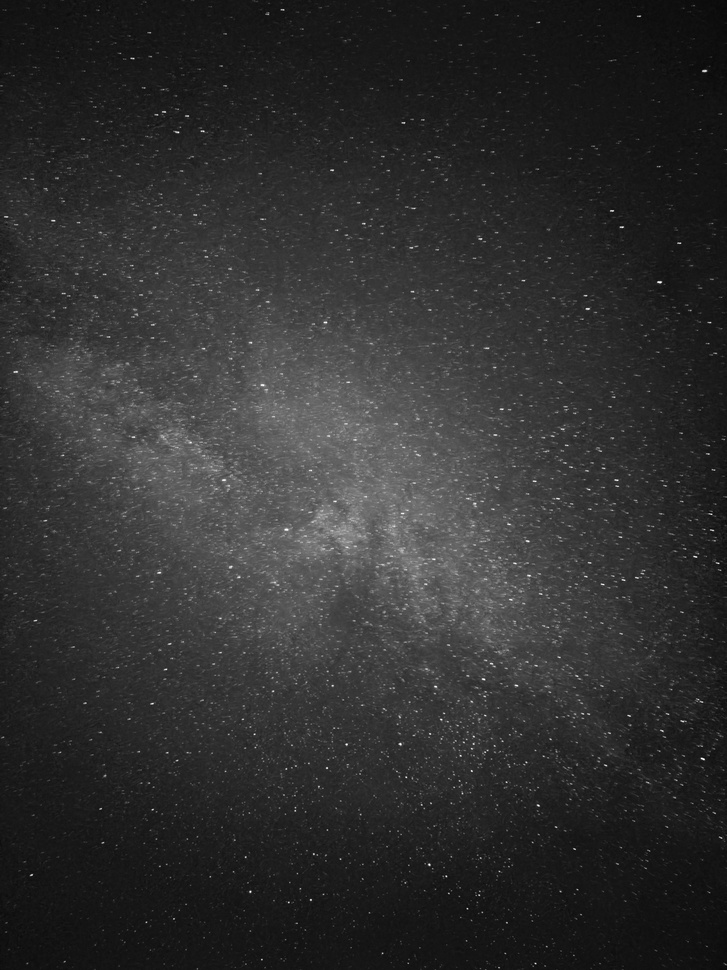
#> input picture data/raw/IMG_5991.jpg, 727 x 970 px, shrunk from 3024 x 4032 before the run, found by its file name
$ jupyter execute --allow-errors Amanogawa_dark.ipynb
#> lines starting #> are read from the running program, lines starting #| are printed output that depends on the picture
<a href="https://colab.research.google.com/github/SHayashida/Amanogawa/blob/main/Amanogawa_dark.ipynb" target="_parent"></a>

[cell 1]
# === Setup (Colab) ===
import numpy as np
import pandas as pd
import matplotlib.pyplot as plt
from pathlib import Path
from PIL import Image
from skimage.feature import blob_log
from skimage.filters import threshold_otsu, threshold_sauvola
from skimage.morphology import remove_small_objects, skeletonize
from skimage.measure import label, regionprops
from scipy.ndimage import gaussian_filter
from scipy.spatial import cKDTree
from scipy.optimize import curve_fit
import json, math, os, random

np.random.seed(42); random.seed(42)

# ---- I/O (ファイル名の自動解決) ----
IMG_CANDIDATES = ["/Users/linda/Documents/Amanogawa/Amanogawa/data/raw/IMG_5991.jpg"]
CSV_CANDIDATES = ["/Users/linda/Documents/Amanogawa/Amanogawa/outputs/IMG_5991_star_coords.csv"]
IMAGE_PATH = next((f for f in IMG_CANDIDATES if Path(f).exists()), IMG_CANDIDATES[0])
COORDS_CSV = next((f for f in CSV_CANDIDATES if Path(f).exists()), CSV_CANDIDATES[0])

# 天球スケール（任意）：既報の plate scale ≈ 66.96 arcsec/px（必要に応じて変更）
PLATE_SCALE_ARCSEC_PER_PX = 66.959

# ---- 基本ユーティリティ ----
def load_image_gray(path):
    img = Image.open(path).convert("L")
#> img is the input picture: PIL image 727x970 L; min 1, max 255, mean 47.4
    arr = np.array(img).astype(float)
    H, W = arr.shape
#> H = 970; W = 727
    return arr, (W, H)

def to_unit(x):
    x = x.astype(float)
    x -= x.min()
    d = x.max() - x.min()
    if d == 0: return np.zeros_like(x)
    return x / d

def detect_stars_log(img, max_sigma=6, num_sigma=12, threshold=0.05):
    blobs = blob_log(img, max_sigma=max_sigma, num_sigma=num_sigma, threshold=threshold)
    if len(blobs) == 0:
        return pd.DataFrame(columns=["x","y","r"])
    return pd.DataFrame({"x": blobs[:,1], "y": blobs[:,0], "r": blobs[:,2]})

def load_or_detect_star_points(image, coords_csv, detect_threshold=0.05):
    WCS = None
    H, W = image.shape
    p = Path(coords_csv)
    if p.exists():
        df = pd.read_csv(p)
        print(f"[INFO] loaded coords: {p} (N={len(df)})")
    else:
        df = detect_stars_log(image, threshold=detect_threshold)
        df.to_csv(coords_csv, index=False)
        print(f"[INFO] detected stars by LoG (N={len(df)}), saved -> {coords_csv}")
    # inside-frame only
    m = (df["x"].between(0, W-1)) & (df["y"].between(0, H-1))
    df = df[m].reset_index(drop=True)
    return df[["x","y"]].to_numpy(), df

# [83 lines left out: functions boxcount_fractal_on_mask, pca_axis_from_density, rotate_xy, annulus_stats_surface_brightness, annulus_star_counts, not called in this run]

[cell 2]
# --- パス存在チェック & 診断 ---
from pathlib import Path
print("[CHECK] IMAGE_PATH=", IMAGE_PATH)
print("[CHECK] COORDS_CSV=", COORDS_CSV)
if not Path(IMAGE_PATH).exists():
    print("[ERROR] Image file not found. 以下を確認: \n"
          " 1) 実行カレントがリポジトリルートか (pwd を確認)\n"
          " 2) ファイルが data/raw/ に存在するか\n"
          " 3) ファイル名の大文字小文字\n"
          " 4) Colab なら ドライブマウントパスが正しいか")
    # リストアップ
    raw_dir = Path('data/raw')
    if raw_dir.exists():
        print("[INFO] data/raw/ 内のファイル: ", sorted(p.name for p in raw_dir.glob('*')))
    else:
        print("[INFO] data/raw/ ディレクトリが存在しません。作成します。")
        raw_dir.mkdir(parents=True, exist_ok=True)
    raise FileNotFoundError(f"Missing image: {IMAGE_PATH}")
else:
    print("[OK] Image file found.")

[cell 3]
# === Main Analysis 1===
img, (W, H) = load_image_gray(IMAGE_PATH)
#> W = 727; H = 970
img_u = to_unit(img)                   # 0..1 正規化（明るい=1）
#> in to_unit, `d = x.max() - x.min()`: d = 254
#> (the rest of this cell did not finish here and is left out)

#> in load_or_detect_star_points, `df = detect_stars_log(image, threshold=detect_threshold)`: df = table of 32686 rows and 3 columns

print(f"IMAGE: {IMAGE_PATH}  size={W}x{H}  stars={len(stars_xy)}")
plt.figure(figsize=(5,7))
plt.imshow(img_u, cmap="gray", origin="upper")
plt.title("Input image (normalized)")
plt.axis("off")
plt.show()

[cell 4]
# === Main Analysis 2: Dark Nebulae Morphology ===
# --- 画像の反転（暗黒星雲を明るく） ---
inv = 1.0 - img_u
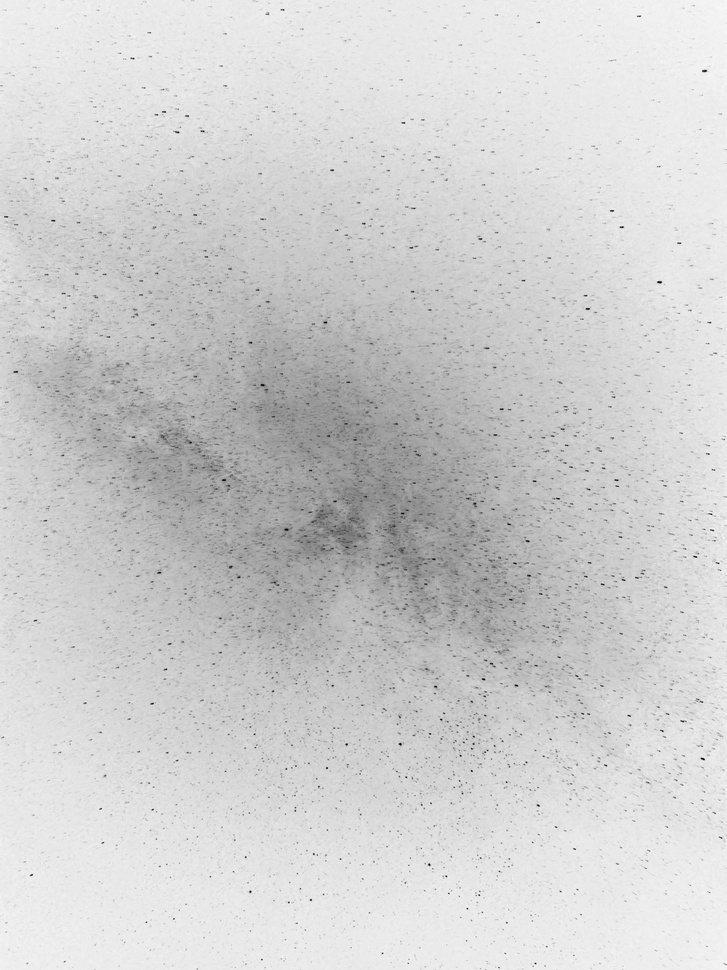
#> inv: shape (970, 727) float64; min 0, max 1, mean 0.817

# 大域的勾配を除去（high-pass）：ガウシアン平滑を引き算→再正規化
inv_hp = inv - gaussian_filter(inv, sigma=50)
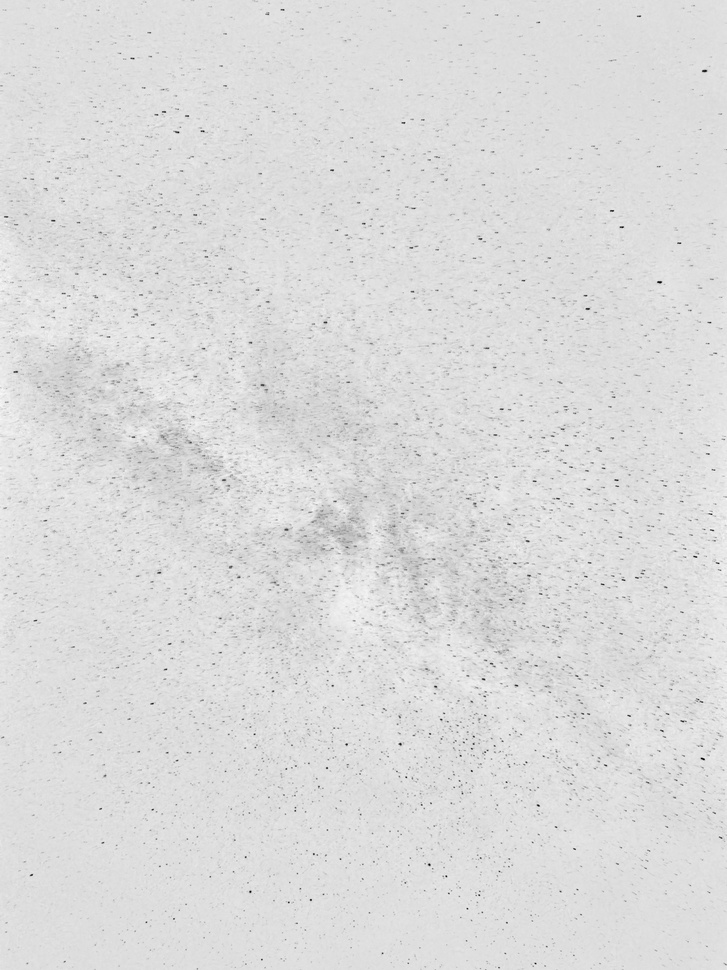
#> inv_hp: shape (970, 727) float64; min -0.896, max 0.142, mean 2.04e-16; drawn with min black and max white
inv_hp = to_unit(inv_hp)

# --- 暗黒マスク：Sauvola AND 帯内Zスコア（二段しきい値） ---
# 1) まずROI（band_mask）が未定義なら全画面をROIに
#> (the rest of this cell did not finish here and is left out)

[cell 5]
# 図A：ROIと抽出マスクの可視化図
# 観測画像の上に帯ROIの輪郭と検出された暗黒マスクを重ね、「どこを解析対象にしているか」と抽出の見た目の妥当性を示す
from skimage import measure

fig, ax = plt.subplots(1,2, figsize=(12,5))
ax[0].imshow(img_u, cmap="gray"); ax[0].set_title("Input (linear-stretched)")
ax[0].axis("off")
ax[1].imshow(1.0 - img_u, cmap="gray"); ax[1].set_title("Dark-nebula mask overlaid")
#> (the rest of this cell did not finish here and is left out)

[cell 6]
# 図B：星密度 vs 暗黒面積率の反相関（地図＋散布図＋ρ・有意性）
import numpy as np
from skimage.transform import downscale_local_mean
from scipy.stats import spearmanr
from scipy.ndimage import gaussian_filter

#> (the rest of this cell did not finish here and is left out)

[cell 7]
# 図C：帯内 vs 帯外 のサイズ分布（CCDF）
from skimage.morphology import binary_dilation, disk

# 帯外マスク（帯から少し離す）
#> (the rest of this cell did not finish here and is left out)

[cell 8]
# Fig. B3（スケール依存ヒートマップ；付録可）
# bins（空間解像度） と sigma_bins（大域トレンドの平滑スケール） を掃引して、HP相関 ρ をヒートマップ

import numpy as np
import matplotlib.pyplot as plt
from scipy.ndimage import gaussian_filter
from skimage.transform import downscale_local_mean

bins_grid   = [48, 64, 96, 128]   # 空間解像度（横方向のビン数）
sigma_grid  = [2, 3, 4, 5, 6]     # HPの平滑スケール（ビン単位）

R = np.full((len(sigma_grid), len(bins_grid)), np.nan)

#> (the rest of this cell did not finish here and is left out)

[cell 9]
# --- 帯幅FWHMに基づく ROI 定義（主軸直交方向）[最小版] ---
from pathlib import Path

# 1) FWHMの取得（Task C のJSONを優先）→ なければ控えめな既定値
def _load_fwhm(json_path: str):
    if not Path(json_path).exists():
        return None
    try:
        with open(json_path) as f:
            bw = json.load(f)
        for k in ["FWHM_empirical_px", "FWHM_gaussian_px", "FWHM_lorentz_px"]:
            if k in bw and bw[k] is not None:
                return float(bw[k])
    except Exception:
        pass
    return None

FWHM_px = _load_fwhm("band_width_fit_summary.json")
if FWHM_px is None:
    # フォールバック（画像サイズに対する安全な帯幅）
    FWHM_px = 0.16 * min(H, W)   # ※必要に応じ調整
#> FWHM_px = 116.3
w_px = 0.5 * FWHM_px
#> w_px = 58.16

# 2) 座標系の回転（主軸= x'，直交= y'）
yy, xx = np.mgrid[0:H, 0:W]
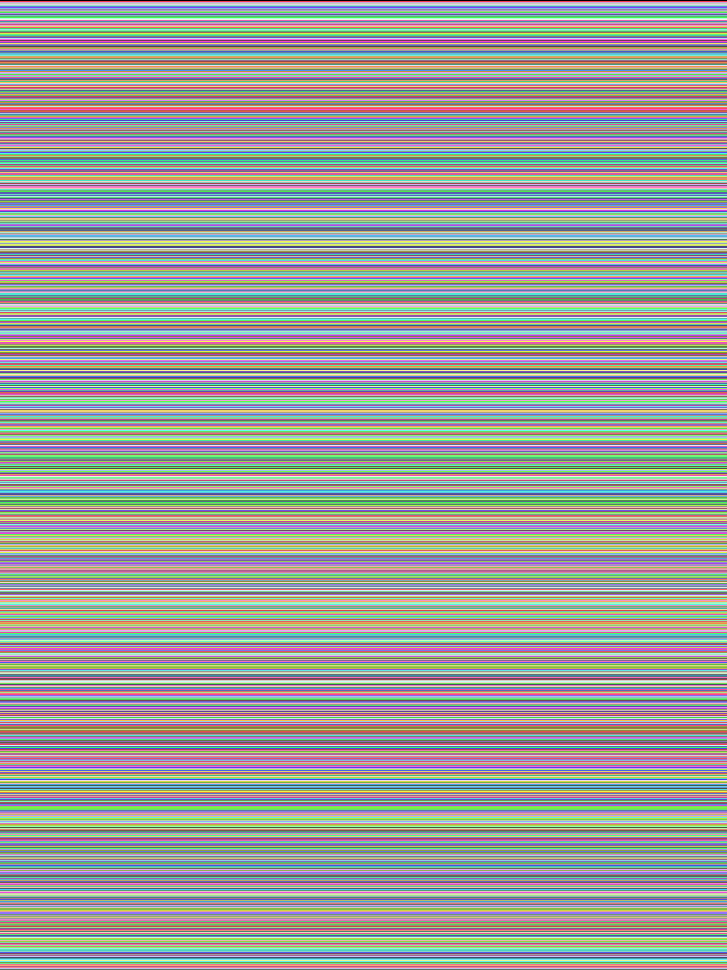
#> yy: shape (970, 727) int64; 970 distinct labels, from 0 to 969; one colour per label, 0 black
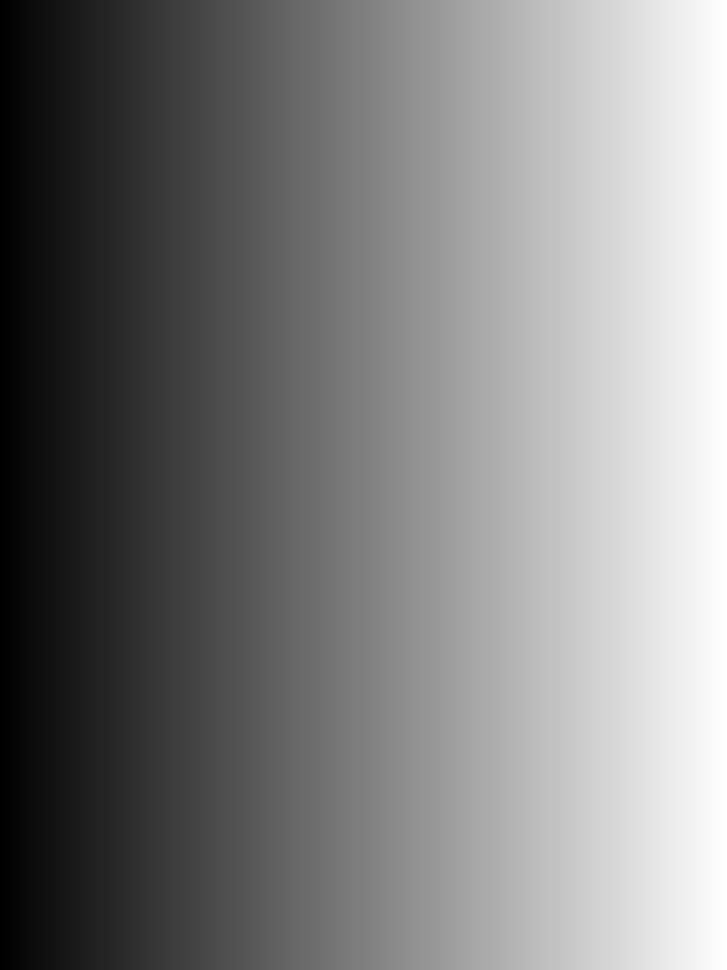
#> xx: shape (970, 727) int64; min 0, max 726, mean 363; drawn with min black and max white
#> (the rest of this cell did not finish here and is left out)
